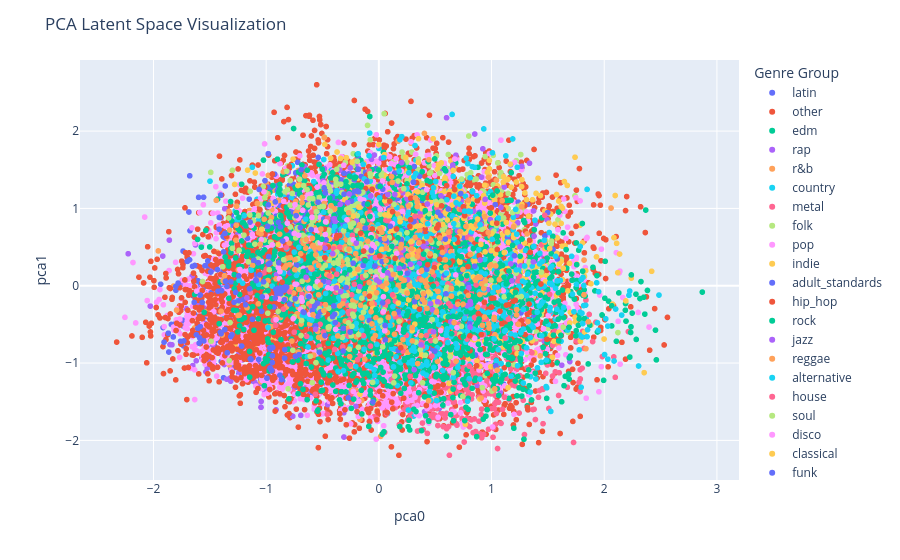
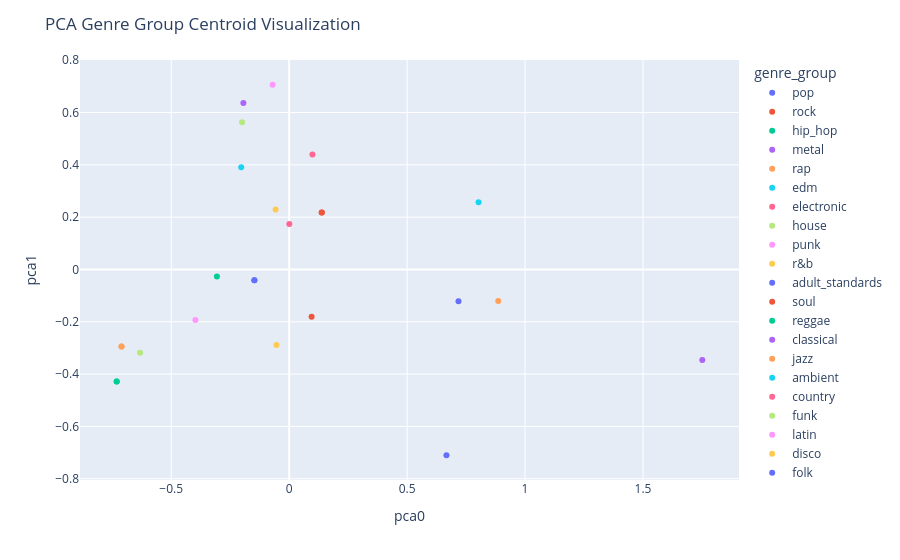
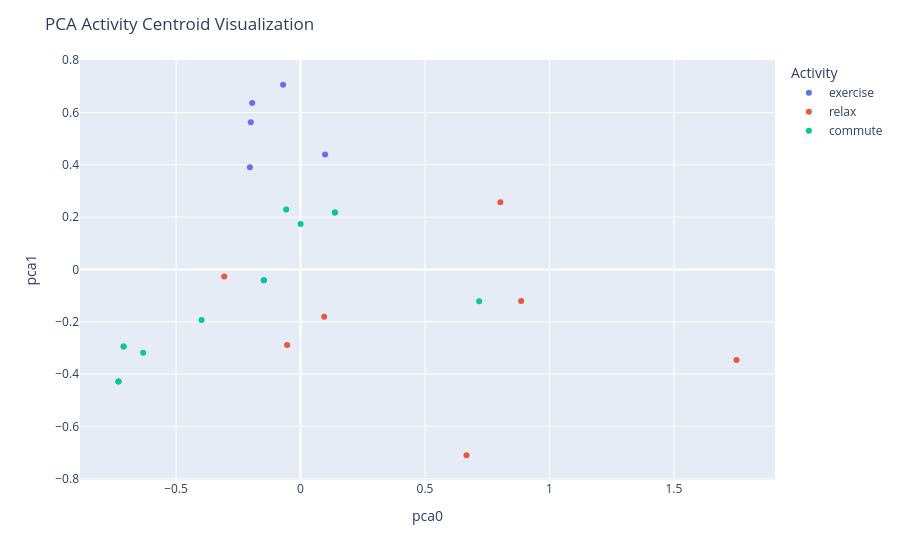

The code cell stored with these charts, in order, in its notebook:
### Code cell
%run 03_encoder_inference.ipynb

### Figure 1 — Plotly figure (JSON) as saved in the notebook; plotly's stock layout.template omitted (floating-point values rounded to 4 significant figures; data arrays with more than 128 entries replaced by an {"elided": "..."} marker saying what was removed)
{"data": [{"hovertemplate": "genre_group=latin<br>pca0=%{x}<br>pca1=%{y}<extra></extra>", "legendgroup": "latin", "marker": {"color": "#636efa", "symbol": "circle"}, "mode": "markers", "name": "latin", "showlegend": true, "type": "scattergl", "x": {"elided": "501 float values"}, "xaxis": "x", "y": {"elided": "501 float values"}, "yaxis": "y"}, {"hovertemplate": "genre_group=other<br>pca0=%{x}<br>pca1=%{y}<extra></extra>", "legendgroup": "other", "marker": {"color": "#EF553B", "symbol": "circle"}, "mode": "markers", "name": "other", "showlegend": true, "type": "scattergl", "x": {"elided": "5756 float values"}, "xaxis": "x", "y": {"elided": "5756 float values"}, "yaxis": "y"}, {"hovertemplate": "genre_group=edm<br>pca0=%{x}<br>pca1=%{y}<extra></extra>", "legendgroup": "edm", "marker": {"color": "#00cc96", "symbol": "circle"}, "mode": "markers", "name": "edm", "showlegend": true, "type": "scattergl", "x": {"elided": "249 float values"}, "xaxis": "x", "y": {"elided": "249 float values"}, "yaxis": "y"}, {"hovertemplate": "genre_group=rap<br>pca0=%{x}<br>pca1=%{y}<extra></extra>", "legendgroup": "rap", "marker": {"color": "#ab63fa", "symbol": "circle"}, "mode": "markers", "name": "rap", "showlegend": true, "type": "scattergl", "x": {"elided": "1027 float values"}, "xaxis": "x", "y": {"elided": "1027 float values"}, "yaxis": "y"}, {"hovertemplate": "genre_group=r&b<br>pca0=%{x}<br>pca1=%{y}<extra></extra>", "legendgroup": "r&b", "marker": {"color": "#FFA15A", "symbol": "circle"}, "mode": "markers", "name": "r&b", "showlegend": true, "type": "scattergl", "x": {"elided": "770 float values"}, "xaxis": "x", "y": {"elided": "770 float values"}, "yaxis": "y"}, {"hovertemplate": "genre_group=country<br>pca0=%{x}<br>pca1=%{y}<extra></extra>", "legendgroup": "country", "marker": {"color": "#19d3f3", "symbol": "circle"}, "mode": "markers", "name": "country", "showlegend": true, "type": "scattergl", "x": {"elided": "1643 float values"}, "xaxis": "x", "y": {"elided": "1643 float values"}, "yaxis": "y"}, {"hovertemplate": "genre_group=metal<br>pca0=%{x}<br>pca1=%{y}<extra></extra>", "legendgroup": "metal", "marker": {"color": "#FF6692", "symbol": "circle"}, "mode": "markers", "name": "metal", "showlegend": true, "type": "scattergl", "x": {"elided": "1077 float values"}, "xaxis": "x", "y": {"elided": "1077 float values"}, "yaxis": "y"}, {"hovertemplate": "genre_group=folk<br>pca0=%{x}<br>pca1=%{y}<extra></extra>", "legendgroup": "folk", "marker": {"color": "#B6E880", "symbol": "circle"}, "mode": "markers", "name": "folk", "showlegend": true, "type": "scattergl", "x": {"elided": "455 float values"}, "xaxis": "x", "y": {"elided": "455 float values"}, "yaxis": "y"}, {"hovertemplate": "genre_group=pop<br>pca0=%{x}<br>pca1=%{y}<extra></extra>", "legendgroup": "pop", "marker": {"color": "#FF97FF", "symbol": "circle"}, "mode": "markers", "name": "pop", "showlegend": true, "type": "scattergl", "x": {"elided": "5758 float values"}, "xaxis": "x", "y": {"elided": "5758 float values"}, "yaxis": "y"}, {"hovertemplate": "genre_group=indie<br>pca0=%{x}<br>pca1=%{y}<extra></extra>", "legendgroup": "indie", "marker": {"color": "#FECB52", "symbol": "circle"}, "mode": "markers", "name": "indie", "showlegend": true, "type": "scattergl", "x": {"elided": "722 float values"}, "xaxis": "x", "y": {"elided": "722 float values"}, "yaxis": "y"}, {"hovertemplate": "genre_group=adult_standards<br>pca0=%{x}<br>pca1=%{y}<extra></extra>", "legendgroup": "adult_standards", "marker": {"color": "#636efa", "symbol": "circle"}, "mode": "markers", "name": "adult_standards", "showlegend": true, "type": "scattergl", "x": {"elided": "567 float values"}, "xaxis": "x", "y": {"elided": "567 float values"}, "yaxis": "y"}, {"hovertemplate": "genre_group=hip_hop<br>pca0=%{x}<br>pca1=%{y}<extra></extra>", "legendgroup": "hip_hop", "marker": {"color": "#EF553B", "symbol": "circle"}, "mode": "markers", "name": "hip_hop", "showlegend": true, "type": "scattergl", "x": {"elided": "2257 float values"}, "xaxis": "x", "y": {"elided": "2257 float values"}, "yaxis": "y"}, {"hovertemplate": "genre_group=rock<br>pca0=%{x}<br>pca1=%{y}<extra></extra>", "legendgroup": "rock", "marker": {"color": "#00cc96", "symbol": "circle"}, "mode": "markers", "name": "rock", "showlegend": true, "type": "scattergl", "x": {"elided": "2545 float values"}, "xaxis": "x", "y": {"elided": "2545 float values"}, "yaxis": "y"}, {"hovertemplate": "genre_group=jazz<br>pca0=%{x}<br>pca1=%{y}<extra></extra>", "legendgroup": "jazz", "marker": {"color": "#ab63fa", "symbol": "circle"}, "mode": "markers", "name": "jazz", "showlegend": true, "type": "scattergl", "x": [0.377, 1.084, -0.1346, 0.6003, 0.5512, 1.26, 0.509, -0.06633, -0.5429, 0.2982, 0.6008, 0.1387, 0.2501, 0.1651, -0.253, 0.0207, -0.1974, -0.3279, 0.04736, 0.2582, 0.06872, -0.3432, -0.3968, -0.8035, 0.9654, -0.06563, 0.8513, 0.427, -0.4842, 0.9227, 0.2067, 0.3595, 0.4032, 0.6551, -0.2068, 0.1571, 0.5758, 0.6855, 0.1577, 0.06706, -0.9086, -0.3373, 1.045, 0.2081, 1.378, 1.169, -0.09526, 1.112, 0.1598, -0.1829, -0.6836, 0.3057, 0.7707, 0.3938, 1.337, 1.225, -0.2741, 0.2111, 0.4593, 0.00733, 0.6533, 1.373, 0.2001, 0.6968, -0.4923, 1.454, 0.9885, 1.392, 1.233, 0.9429, 0.533, 1.269, 0.9105, -0.3477, 0.4238, 1.004, 0.2679, 0.2361, -0.101, 0.8152, 0.1822, 0.3665, 0.5655, 0.3064, 0.3216, -0.4314, 0.887, -0.3139, -0.494, -0.4697, 0.5429, 0.9095, 0.6839, 0.2021, 0.7931, 0.1156, -0.04011, 0.985, -0.4472, 0.275, 0.6562, -0.1895, -0.6809, 0.7161, 0.7297, -0.424, 0.9235, 0.7508, -0.3878], "xaxis": "x", "y": [-0.007958, 1.013, 1.199, 0.4393, 1.162, 0.2564, 0.746, 0.4209, 0.4512, 0.2985, 2.173, 1.063, 1.124, 0.7151, 1.524, 1.647, 0.8427, 0.6852, 0.5342, 1.049, 0.5602, 1.054, 0.8672, 1.469, -0.05132, 1.635, 1.962, 0.4786, 1.514, 1.771, 0.2929, 0.2861, 0.1413, 1.521, 0.1159, 0.4798, 0.5775, -0.07918, 1.312, 0.3491, 0.1429, 1.227, 0.7242, 0.9808, 0.6409, 1.563, 0.3779, 1.277, 0.4436, 1.018, 0.571, 0.5992, -0.3671, 0.1444, 1.584, 0.913, 0.1467, 1.202, -0.02145, 0.3411, 0.8956, 0.9677, 0.5484, 1.026, 1.281, -0.01962, 0.8555, 0.798, 0.8135, 1.117, 0.8003, 1.544, 1.405, 1.496, 0.5581, 0.72, 0.1715, 0.3328, 0.2832, 0.6662, -0.3887, 0.9409, 0.919, 1.342, 0.3945, 0.4873, -0.2863, 0.7611, 1.354, 0.3397, 0.6709, 0.7908, 1.688, 1.592, 0.1284, 1.064, 1.69, 0.461, 0.4819, 0.7999, 1.561, 1.212, 0.9788, 0.6573, 1.093, 0.4754, 0.07253, 0.05327, 0.8279], "yaxis": "y"}, {"hovertemplate": "genre_group=reggae<br>pca0=%{x}<br>pca1=%{y}<extra></extra>", "legendgroup": "reggae", "marker": {"color": "#FFA15A", "symbol": "circle"}, "mode": "markers", "name": "reggae", "showlegend": true, "type": "scattergl", "x": {"elided": "250 float values"}, "xaxis": "x", "y": {"elided": "250 float values"}, "yaxis": "y"}, {"hovertemplate": "genre_group=alternative<br>pca0=%{x}<br>pca1=%{y}<extra></extra>", "legendgroup": "alternative", "marker": {"color": "#19d3f3", "symbol": "circle"}, "mode": "markers", "name": "alternative", "showlegend": true, "type": "scattergl", "x": {"elided": "645 float values"}, "xaxis": "x", "y": {"elided": "645 float values"}, "yaxis": "y"}, {"hovertemplate": "genre_group=house<br>pca0=%{x}<br>pca1=%{y}<extra></extra>", "legendgroup": "house", "marker": {"color": "#FF6692", "symbol": "circle"}, "mode": "markers", "name": "house", "showlegend": true, "type": "scattergl", "x": {"elided": "178 float values"}, "xaxis": "x", "y": {"elided": "178 float values"}, "yaxis": "y"}, {"hovertemplate": "genre_group=soul<br>pca0=%{x}<br>pca1=%{y}<extra></extra>", "legendgroup": "soul", "marker": {"color": "#B6E880", "symbol": "circle"}, "mode": "markers", "name": "soul", "showlegend": true, "type": "scattergl", "x": {"elided": "351 float values"}, "xaxis": "x", "y": {"elided": "351 float values"}, "yaxis": "y"}, {"hovertemplate": "genre_group=disco<br>pca0=%{x}<br>pca1=%{y}<extra></extra>", "legendgroup": "disco", "marker": {"color": "#FF97FF", "symbol": "circle"}, "mode": "markers", "name": "disco", "showlegend": true, "type": "scattergl", "x": [-1.617, 0.7407, 0.4436, 0.1203, -0.3841, -1.358, -0.8122, 0.8111, 0.6932, 0.5482, -0.8817, -0.9975, -0.5454, 0.8503, -0.5451, 0.6763, 0.4247, -0.5457, 1.027, -0.4728, -0.05744, -0.487, 0.6229, -0.6146, -0.4806, -0.7607, -1.233, -0.7285, -0.4155, -1.043, 1.12, -0.1135, 0.1998, 0.7038, -0.7442, -0.9387, 0.8162, -0.06149, -0.04074, 0.6343, 0.8889, -0.02214, -0.6806, -0.1334, -0.8223, 0.9084, -0.669, 0.682, -0.7109, 0.01254, -0.1601, -0.4745, -1.042, 0.117, -0.5571, -0.6958, -1.02, -0.05844, -0.7135, -1.124, -0.9123, -0.6171, 1.076, 0.03277, -0.6755, -0.8777, -0.6877, 0.05301, 0.3567, -0.1458, -0.1665, 0.2084, 0.04039, -0.2269, 0.01504, 0.04199, 0.2094, -0.6122, -0.892, 0.3523, -1.133, -1.033, 1.103, 0.03924, -0.9443, -0.6166, -0.5936, 0.6735, 0.1585, -0.2829, -0.9737, 0.2864, -0.7505, -0.8442, -0.07033, -0.8769, -0.4523, -0.9165, -0.5205, 0.6033, 0.2112, -0.8838, -0.02875, -0.7438], "xaxis": "x", "y": [-0.06992, 0.3926, 0.7921, 0.8032, -0.5638, 1.093, 0.8086, 0.4723, -0.543, -0.5789, 0.09197, -0.1439, 0.05436, -0.6803, 0.7156, -0.4429, 1.242, 1.276, -0.3678, 0.8264, 0.8662, 1.33, 1.291, 0.6147, 0.05358, -0.4262, 0.2099, 0.01689, -0.03614, 0.5949, 0.4334, 0.4919, 1.483, -0.2193, 1.049, 1.129, -0.7592, 0.9092, 0.4959, 0.781, -0.2414, 1.953, -0.2007, 1.108, 0.6044, 0.5826, 0.2242, 0.1396, 0.6546, 0.9881, 1.026, 0.6629, 0.3149, 0.5223, 0.7189, -0.305, 1.215, 0.5353, 0.8743, 0.664, -0.4395, -0.03294, 0.4875, 0.1383, 0.9743, 0.1813, -0.1558, -0.5829, 0.1758, 0.2493, 1.123, -0.1485, -0.1428, 0.5924, 0.2034, 0.7397, 0.9618, -0.3691, 0.2354, 0.5476, 0.7793, 1.446, -0.06676, -0.3359, 0.5282, -0.1312, 0.8836, 1.639, 0.4175, 0.8514, 1.028, 0.4754, 0.6773, 1.091, 0.6598, 0.522, -0.02565, 1.062, 0.5546, 0.1771, 0.165, -0.1733, 0.1131, 0.02019], "yaxis": "y"}, {"hovertemplate": "genre_group=classical<br>pca0=%{x}<br>pca1=%{y}<extra></extra>", "legendgroup": "classical", "marker": {"color": "#FECB52", "symbol": "circle"}, "mode": "markers", "name": "classical", "showlegend": true, "type": "scattergl", "x": {"elided": "138 float values"}, "xaxis": "x", "y": {"elided": "138 float values"}, "yaxis": "y"}, {"hovertemplate": "genre_group=funk<br>pca0=%{x}<br>pca1=%{y}<extra></extra>", "legendgroup": "funk", "marker": {"color": "#636efa", "symbol": "circle"}, "mode": "markers", "name": "funk", "showlegend": true, "type": "scattergl", "x": {"elided": "189 float values"}, "xaxis": "x", "y": {"elided": "189 float values"}, "yaxis": "y"}, {"hovertemplate": "genre_group=ambient<br>pca0=%{x}<br>pca1=%{y}<extra></extra>", "legendgroup": "ambient", "marker": {"color": "#EF553B", "symbol": "circle"}, "mode": "markers", "name": "ambient", "showlegend": true, "type": "scattergl", "x": [0.6259, 0.389, 0.6137, -0.03712, -0.1241, 0.09694, -0.084, -0.1358, 0.1943, -0.485, 0.5571, -0.08293, 0.6348, 0.4616, 0.2755, 1.333, 1.002, -0.05748, 0.2831, 0.1435, 0.7263, 0.7911, 0.6935, -0.449, 0.8914, 0.7002, 1.75, -0.3467, 1.78, 0.9025, 1.132, 0.4128, -0.4785, 0.7608, -0.377, 0.8083, 0.5279, 0.8079, 0.5567, 0.8036, 1.211, -0.0834, 0.5348, 1.194, 1.093, 0.4425, 1.075, 0.7126, 0.654, 0.4683, -0.1622, 0.1569, 1.438, 1.492, 0.3732, 0.4337, 0.5145, 0.9456, 0.3605, -0.09006, 1.297, -0.8588, 1.217, 1.046, 0.7015, 0.9703, 0.8105, 0.7747, 1.343, 0.7904, 0.1215, 1.492, 0.5393, 0.9365, 0.05634, 0.9094, 0.6018, 0.7499, 1.0, 0.08466, 1.319, 0.4397, 0.4548, 0.8835, -0.001549, 0.958, 0.6729, 0.4925, 0.8089, 0.007437, 1.153, 0.2816, 0.9967, 1.051], "xaxis": "x", "y": [1.177, 0.5606, -0.4446, -0.6598, 0.3364, 1.095, -0.1349, 0.449, -0.8023, 0.7325, 1.033, -0.2329, 0.271, 0.61, 0.7673, -0.2368, -0.1623, 0.7341, 1.132, 0.3535, -0.6618, 0.386, 0.6199, 0.5008, 0.387, 0.5623, 0.7673, 0.6479, 1.516, -0.3905, -0.2506, -0.001971, 0.3616, 0.9065, 0.6154, -0.8398, 0.7863, -0.6477, 0.4898, 1.349, -0.1882, 1.02, 0.652, -0.2017, -0.4926, -0.3455, -0.3293, 1.498, 0.3193, 0.03091, 0.6806, 0.7342, 0.02248, -0.6933, 0.4696, 0.272, 0.7446, 0.6736, -0.3023, 1.077, -0.6325, 0.04673, -0.05791, 0.8094, -0.2116, -0.3053, -0.1331, -0.07635, 0.4323, 0.2462, 0.9578, 0.1988, 0.3422, -0.2126, 1.151, -0.6324, 1.294, 1.022, -0.2764, 0.3426, -1.572, 0.01122, 0.3854, -0.3607, 0.7043, 0.6884, 1.244, 0.2331, -0.232, 0.3866, -0.245, 0.8551, 1.007, 0.4695], "yaxis": "y"}, {"hovertemplate": "genre_group=punk<br>pca0=%{x}<br>pca1=%{y}<extra></extra>", "legendgroup": "punk", "marker": {"color": "#00cc96", "symbol": "circle"}, "mode": "markers", "name": "punk", "showlegend": true, "type": "scattergl", "x": [0.1696, 0.6887, 1.073, -0.07923, 1.317, 0.4631, 1.156, -0.5911, 0.7528, 0.6454, 1.138, -0.06855, 1.549, 0.6165, 0.2423, 0.08361, 1.187, 1.995, 0.7809, 0.1117, -0.1658, 0.7905, 1.097, 0.3972, 1.253, 0.2969, 0.2591, -0.8576, 1.489, 0.5571, -0.2591, 0.2829, 0.2154, -0.5024, -0.3025, 1.056, 0.1868, 0.7504, 0.7249, 0.1388, 0.1899, 0.7779, 0.4962, 0.3996, 0.8891, 0.732, 1.48, 2.108, 0.2466, 0.431, -0.1701, -0.4353, 0.2262, 1.048, 0.04706, 0.7116, 0.88, -0.6716, 0.7303, 0.8184, -0.1223, 0.8163, 1.329, 0.6604, 1.748, 0.8382, 0.4114, 0.6922, 0.3663, 0.5115, 1.476, 1.234, 0.4841, 1.131, 0.7306, 1.104, 0.2184, 0.2262, 0.7184, 0.6442, 1.119, 1.023, 1.485, 0.7933, 0.6214, 1.136, 0.1967, 0.3979, 0.7393, 0.2494, 1.556, -0.8704, 0.7934, 1.11, 0.3388, -0.06536, -0.6236, 1.213, 0.2567, 0.6488, 0.8585, 1.089, 0.2825, 0.03448, -1.316, 0.8418, -0.5689, -0.7631, -0.02609, 0.9566, -0.5061, 0.01107, 0.4346, 0.8269, 0.1154, -0.5472, 1.01, -0.9662, -0.1003, 1.688, 0.215], "xaxis": "x", "y": [0.6188, -0.03466, 0.2512, 0.8953, -1.164, 0.08194, -0.1239, 0.4067, -0.2084, -0.6211, -0.7841, 0.6186, -0.6392, -0.4037, 0.4126, 0.3104, 0.5225, -1.223, 0.1311, -0.7567, 0.02854, -0.809, 0.2627, 0.4088, -0.7195, -0.06948, -0.3333, -0.3763, -1.457, 0.2337, 0.2062, -0.122, -0.004484, 1.507, 0.1659, -0.2409, -0.1512, -0.6569, -0.372, -0.7116, 0.1658, -0.3351, 1.64, -0.1929, -0.4305, 0.09485, -0.8799, -0.7183, 0.02115, -0.00392, 0.01879, 1.133, -1.329, 0.1731, 0.1983, 0.2055, -0.4688, 0.1841, 0.3762, -0.1296, 0.3234, -0.2409, 0.007285, -0.3953, -0.6485, 0.4798, 0.9697, -0.4057, -0.4405, -1.144, -0.151, -1.173, -0.005758, 0.02418, -0.1451, -1.158, -0.6007, -0.9645, -0.238, -0.1653, -0.8955, -1.245, -0.4575, -0.1581, 0.2973, -0.7803, 0.2786, -0.01448, -0.03724, -0.3755, -0.2132, 0.9056, -0.2109, 0.11, -0.09999, -0.6546, 0.3721, -0.08624, 0.3242, -0.02999, -0.1916, -1.207, -1.102, 0.6805, 1.089, -0.2317, 0.1505, 0.1869, -0.3087, -0.6922, 0.6019, 1.284, -0.3455, -0.03742, 0.5124, 0.1501, 1.171, -0.2733, 1.056, -0.5373, -0.1735], "yaxis": "y"}, {"hovertemplate": "genre_group=electronic<br>pca0=%{x}<br>pca1=%{y}<extra></extra>", "legendgroup": "electronic", "marker": {"color": "#ab63fa", "symbol": "circle"}, "mode": "markers", "name": "electronic", "showlegend": true, "type": "scattergl", "x": [1.253, 0.4856, -0.4087, 0.8101, 0.07703, 0.7994, 0.4307, 0.004664, -0.6459, 0.313, -0.2632, 0.6373, 0.366, 1.17, 0.1095, 0.4593, -0.5617, -0.2762, 0.281, -0.4776, 0.8144, 0.3753, -1.171, 0.1811, 0.2164, 0.8987, 0.7835, -0.1696, 1.181, 0.8096, 0.142, 0.396, 1.623, -0.3776, 0.698, 0.1971, 0.7975, -0.0204, -0.338, -0.4462, 0.4752, 0.2554, -0.07336, 0.07996, 1.456, 0.8409, 1.372, -0.2005, 0.5216, 0.6828], "xaxis": "x", "y": [0.5044, -0.5945, 0.4139, -0.2043, 0.168, -0.02457, 1.057, 0.04827, 0.1091, -1.086, 1.188, -0.4671, 0.6648, 0.2831, 0.1283, -0.2315, -0.563, 1.075, 0.2777, 0.4873, -0.2372, -0.7646, -0.1568, 0.2249, 0.4608, 0.3327, -0.257, -0.0113, 0.06342, -0.5339, 1.18, 0.5092, -1.027, -0.02739, 0.7074, 0.3618, 0.9661, 0.07496, -0.07604, 0.04434, -0.3107, 0.07883, 1.162, 1.178, 0.3182, 0.9631, 0.3087, 0.5512, -0.2079, -0.2722], "yaxis": "y"}, {"hovertemplate": "genre_group=gospel<br>pca0=%{x}<br>pca1=%{y}<extra></extra>", "legendgroup": "gospel", "marker": {"color": "#FFA15A", "symbol": "circle"}, "mode": "markers", "name": "gospel", "showlegend": true, "type": "scattergl", "x": {"elided": "149 float values"}, "xaxis": "x", "y": {"elided": "149 float values"}, "yaxis": "y"}, {"hovertemplate": "genre_group=christian<br>pca0=%{x}<br>pca1=%{y}<extra></extra>", "legendgroup": "christian", "marker": {"color": "#19d3f3", "symbol": "circle"}, "mode": "markers", "name": "christian", "showlegend": true, "type": "scattergl", "x": [0.1795, 0.719, 1.224, 0.5046, 1.568, 1.535, 1.512, 0.8491, 1.023, 1.428, 0.7617, 1.214, 1.053, 0.8679, 0.1506, -0.08123, 0.6002, 0.4332, 0.8978, 0.3661, 1.45, 0.8096, 0.811, 1.228, 1.835, 1.385, 1.711, 0.4885, 1.803, 0.6649, 0.776, 0.8308, 1.219, 1.188, 0.9723, 0.6683, 1.275, 0.4238, 1.468, 0.8288, 1.568, -0.1389, 1.718, 0.6602, 0.6865, 0.04329, -0.2989, 1.293, 1.522, 1.261, 0.3209, 0.7969, 1.345, 0.7871, 0.6661], "xaxis": "x", "y": [1.483, 1.287, 0.6657, 1.348, -0.03397, 0.2523, 0.6883, 1.531, -0.6884, 0.4192, 0.965, 0.9876, -0.0185, 1.165, -0.05368, 1.974, 0.1628, 0.801, 0.7903, 0.6513, 0.3137, 1.396, 0.9575, 1.532, -0.2513, 0.8467, 0.3804, 1.154, -0.355, 0.8025, 1.649, 1.214, 0.2051, 1.898, -0.3436, 0.5999, 0.05971, 0.6348, 0.5885, 1.541, 0.3804, 1.57, -0.1093, 1.414, 1.074, 1.657, 0.7709, 0.2555, 0.2281, -0.6082, 1.813, 0.9607, -0.6697, 1.58, 1.159], "yaxis": "y"}], "layout": {"legend": {"title": {"text": "Genre Group"}, "tracegroupgap": 0}, "margin": {"t": 60}, "title": {"text": "PCA Latent Space Visualization"}, "xaxis": {"anchor": "y", "domain": [0, 1], "title": {"text": "pca0"}}, "yaxis": {"anchor": "x", "domain": [0, 1], "title": {"text": "pca1"}}}}

### Figure 2 — Plotly figure (JSON) as saved in the notebook; plotly's stock layout.template omitted (floating-point values rounded to 4 significant figures)
{"data": [{"hovertemplate": "genre_group=pop<br>pca0=%{x}<br>pca1=%{y}<extra></extra>", "legendgroup": "pop", "marker": {"color": "#636efa", "symbol": "circle"}, "mode": "markers", "name": "pop", "orientation": "v", "showlegend": true, "type": "scatter", "x": [-0.1476, -0.1476], "xaxis": "x", "y": [-0.04133, -0.04133], "yaxis": "y"}, {"hovertemplate": "genre_group=rock<br>pca0=%{x}<br>pca1=%{y}<extra></extra>", "legendgroup": "rock", "marker": {"color": "#EF553B", "symbol": "circle"}, "mode": "markers", "name": "rock", "orientation": "v", "showlegend": true, "type": "scatter", "x": [0.1381, 0.1381], "xaxis": "x", "y": [0.218, 0.218], "yaxis": "y"}, {"hovertemplate": "genre_group=hip_hop<br>pca0=%{x}<br>pca1=%{y}<extra></extra>", "legendgroup": "hip_hop", "marker": {"color": "#00cc96", "symbol": "circle"}, "mode": "markers", "name": "hip_hop", "orientation": "v", "showlegend": true, "type": "scatter", "x": [-0.7313, -0.7313], "xaxis": "x", "y": [-0.4281, -0.4281], "yaxis": "y"}, {"hovertemplate": "genre_group=metal<br>pca0=%{x}<br>pca1=%{y}<extra></extra>", "legendgroup": "metal", "marker": {"color": "#ab63fa", "symbol": "circle"}, "mode": "markers", "name": "metal", "orientation": "v", "showlegend": true, "type": "scatter", "x": [-0.1942], "xaxis": "x", "y": [0.6368], "yaxis": "y"}, {"hovertemplate": "genre_group=rap<br>pca0=%{x}<br>pca1=%{y}<extra></extra>", "legendgroup": "rap", "marker": {"color": "#FFA15A", "symbol": "circle"}, "mode": "markers", "name": "rap", "orientation": "v", "showlegend": true, "type": "scatter", "x": [-0.7108, -0.7108], "xaxis": "x", "y": [-0.2945, -0.2945], "yaxis": "y"}, {"hovertemplate": "genre_group=edm<br>pca0=%{x}<br>pca1=%{y}<extra></extra>", "legendgroup": "edm", "marker": {"color": "#19d3f3", "symbol": "circle"}, "mode": "markers", "name": "edm", "orientation": "v", "showlegend": true, "type": "scatter", "x": [-0.2035], "xaxis": "x", "y": [0.391], "yaxis": "y"}, {"hovertemplate": "genre_group=electronic<br>pca0=%{x}<br>pca1=%{y}<extra></extra>", "legendgroup": "electronic", "marker": {"color": "#FF6692", "symbol": "circle"}, "mode": "markers", "name": "electronic", "orientation": "v", "showlegend": true, "type": "scatter", "x": [0.09855], "xaxis": "x", "y": [0.4398], "yaxis": "y"}, {"hovertemplate": "genre_group=house<br>pca0=%{x}<br>pca1=%{y}<extra></extra>", "legendgroup": "house", "marker": {"color": "#B6E880", "symbol": "circle"}, "mode": "markers", "name": "house", "orientation": "v", "showlegend": true, "type": "scatter", "x": [-0.1998], "xaxis": "x", "y": [0.5633], "yaxis": "y"}, {"hovertemplate": "genre_group=punk<br>pca0=%{x}<br>pca1=%{y}<extra></extra>", "legendgroup": "punk", "marker": {"color": "#FF97FF", "symbol": "circle"}, "mode": "markers", "name": "punk", "orientation": "v", "showlegend": true, "type": "scatter", "x": [-0.07023], "xaxis": "x", "y": [0.7063], "yaxis": "y"}, {"hovertemplate": "genre_group=r&b<br>pca0=%{x}<br>pca1=%{y}<extra></extra>", "legendgroup": "r&b", "marker": {"color": "#FECB52", "symbol": "circle"}, "mode": "markers", "name": "r&b", "orientation": "v", "showlegend": true, "type": "scatter", "x": [-0.05408], "xaxis": "x", "y": [-0.2884], "yaxis": "y"}, {"hovertemplate": "genre_group=adult_standards<br>pca0=%{x}<br>pca1=%{y}<extra></extra>", "legendgroup": "adult_standards", "marker": {"color": "#636efa", "symbol": "circle"}, "mode": "markers", "name": "adult_standards", "orientation": "v", "showlegend": true, "type": "scatter", "x": [0.6667], "xaxis": "x", "y": [-0.7101], "yaxis": "y"}, {"hovertemplate": "genre_group=soul<br>pca0=%{x}<br>pca1=%{y}<extra></extra>", "legendgroup": "soul", "marker": {"color": "#EF553B", "symbol": "circle"}, "mode": "markers", "name": "soul", "orientation": "v", "showlegend": true, "type": "scatter", "x": [0.09501], "xaxis": "x", "y": [-0.1803], "yaxis": "y"}, {"hovertemplate": "genre_group=reggae<br>pca0=%{x}<br>pca1=%{y}<extra></extra>", "legendgroup": "reggae", "marker": {"color": "#00cc96", "symbol": "circle"}, "mode": "markers", "name": "reggae", "orientation": "v", "showlegend": true, "type": "scatter", "x": [-0.3063], "xaxis": "x", "y": [-0.02678], "yaxis": "y"}, {"hovertemplate": "genre_group=classical<br>pca0=%{x}<br>pca1=%{y}<extra></extra>", "legendgroup": "classical", "marker": {"color": "#ab63fa", "symbol": "circle"}, "mode": "markers", "name": "classical", "orientation": "v", "showlegend": true, "type": "scatter", "x": [1.751], "xaxis": "x", "y": [-0.3457], "yaxis": "y"}, {"hovertemplate": "genre_group=jazz<br>pca0=%{x}<br>pca1=%{y}<extra></extra>", "legendgroup": "jazz", "marker": {"color": "#FFA15A", "symbol": "circle"}, "mode": "markers", "name": "jazz", "orientation": "v", "showlegend": true, "type": "scatter", "x": [0.8863], "xaxis": "x", "y": [-0.1206], "yaxis": "y"}, {"hovertemplate": "genre_group=ambient<br>pca0=%{x}<br>pca1=%{y}<extra></extra>", "legendgroup": "ambient", "marker": {"color": "#19d3f3", "symbol": "circle"}, "mode": "markers", "name": "ambient", "orientation": "v", "showlegend": true, "type": "scatter", "x": [0.8028], "xaxis": "x", "y": [0.2568], "yaxis": "y"}, {"hovertemplate": "genre_group=country<br>pca0=%{x}<br>pca1=%{y}<extra></extra>", "legendgroup": "country", "marker": {"color": "#FF6692", "symbol": "circle"}, "mode": "markers", "name": "country", "orientation": "v", "showlegend": true, "type": "scatter", "x": [0.0005088], "xaxis": "x", "y": [0.1739], "yaxis": "y"}, {"hovertemplate": "genre_group=funk<br>pca0=%{x}<br>pca1=%{y}<extra></extra>", "legendgroup": "funk", "marker": {"color": "#B6E880", "symbol": "circle"}, "mode": "markers", "name": "funk", "orientation": "v", "showlegend": true, "type": "scatter", "x": [-0.6322], "xaxis": "x", "y": [-0.3187], "yaxis": "y"}, {"hovertemplate": "genre_group=latin<br>pca0=%{x}<br>pca1=%{y}<extra></extra>", "legendgroup": "latin", "marker": {"color": "#FF97FF", "symbol": "circle"}, "mode": "markers", "name": "latin", "orientation": "v", "showlegend": true, "type": "scatter", "x": [-0.3977], "xaxis": "x", "y": [-0.1933], "yaxis": "y"}, {"hovertemplate": "genre_group=disco<br>pca0=%{x}<br>pca1=%{y}<extra></extra>", "legendgroup": "disco", "marker": {"color": "#FECB52", "symbol": "circle"}, "mode": "markers", "name": "disco", "orientation": "v", "showlegend": true, "type": "scatter", "x": [-0.05765], "xaxis": "x", "y": [0.2295], "yaxis": "y"}, {"hovertemplate": "genre_group=folk<br>pca0=%{x}<br>pca1=%{y}<extra></extra>", "legendgroup": "folk", "marker": {"color": "#636efa", "symbol": "circle"}, "mode": "markers", "name": "folk", "orientation": "v", "showlegend": true, "type": "scatter", "x": [0.7178], "xaxis": "x", "y": [-0.1217], "yaxis": "y"}], "layout": {"legend": {"title": {"text": "genre_group"}, "tracegroupgap": 0}, "margin": {"t": 60}, "title": {"text": "PCA Genre Group Centroid Visualization"}, "xaxis": {"anchor": "y", "domain": [0, 1], "title": {"text": "pca0"}}, "yaxis": {"anchor": "x", "domain": [0, 1], "title": {"text": "pca1"}}}}

### Figure 3 — Plotly figure (JSON) as saved in the notebook; plotly's stock layout.template omitted (floating-point values rounded to 4 significant figures)
{"data": [{"hovertemplate": "activity=exercise<br>pca0=%{x}<br>pca1=%{y}<extra></extra>", "legendgroup": "exercise", "marker": {"color": "#636efa", "symbol": "circle"}, "mode": "markers", "name": "exercise", "orientation": "v", "showlegend": true, "type": "scatter", "x": [-0.1476, 0.1381, -0.7313, -0.1942, -0.7108, -0.2035, 0.09855, -0.1998, -0.07023], "xaxis": "x", "y": [-0.04133, 0.218, -0.4281, 0.6368, -0.2945, 0.391, 0.4398, 0.5633, 0.7063], "yaxis": "y"}, {"hovertemplate": "activity=relax<br>pca0=%{x}<br>pca1=%{y}<extra></extra>", "legendgroup": "relax", "marker": {"color": "#EF553B", "symbol": "circle"}, "mode": "markers", "name": "relax", "orientation": "v", "showlegend": true, "type": "scatter", "x": [-0.05408, 0.6667, 0.09501, -0.3063, 1.751, 0.8863, 0.8028], "xaxis": "x", "y": [-0.2884, -0.7101, -0.1803, -0.02678, -0.3457, -0.1206, 0.2568], "yaxis": "y"}, {"hovertemplate": "activity=commute<br>pca0=%{x}<br>pca1=%{y}<extra></extra>", "legendgroup": "commute", "marker": {"color": "#00cc96", "symbol": "circle"}, "mode": "markers", "name": "commute", "orientation": "v", "showlegend": true, "type": "scatter", "x": [-0.1476, 0.1381, 0.0005088, -0.7313, -0.6322, -0.3977, -0.05765, 0.7178, -0.7108], "xaxis": "x", "y": [-0.04133, 0.218, 0.1739, -0.4281, -0.3187, -0.1933, 0.2295, -0.1217, -0.2945], "yaxis": "y"}], "layout": {"legend": {"title": {"text": "Activity"}, "tracegroupgap": 0}, "margin": {"t": 60}, "title": {"text": "PCA Activity Centroid Visualization"}, "xaxis": {"anchor": "y", "domain": [0, 1], "title": {"text": "pca0"}}, "yaxis": {"anchor": "x", "domain": [0, 1], "title": {"text": "pca1"}}}}
